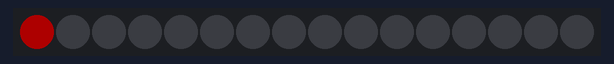
The sketch below on a simulated Arduino Uno, built with avr-gcc and run on an emulated ATmega328P. On the bench: 16 RGB LEDs in strip order, left to right. Dim RGB values are drawn brighter than linear; random numbers use the default seed unless the sketch sets one.

Above: at 0.17 s.
At 9.13 s:
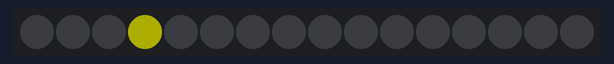
At 9.53 s:
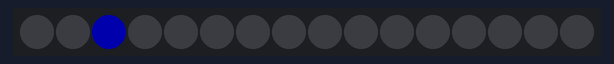
At 17.4 s:
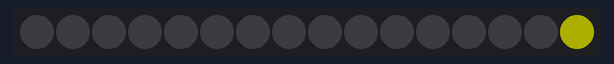
At 25.77 s:
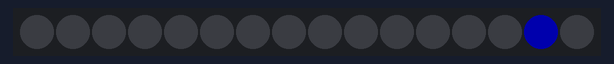
At 30.0 s:
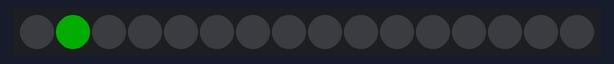

The sketch:

NeoPixel_RouletteWheel.ino
```cpp
// Reference: https://forums.adafruit.com/viewtopic.php?t=43375
#include <Adafruit_NeoPixel.h>


#define PIN 6
#define NUM_PIXELS 16
#define BRIGHTNESS 50


//   NEO_RGB     Pixels are wired for RGB bitstream
//   NEO_GRB     Pixels are wired for GRB bitstream
//   NEO_KHZ400  400 KHz bitstream (e.g. FLORA pixels)
//   NEO_KHZ800  800 KHz bitstream (e.g. High Density LED strip)
Adafruit_NeoPixel strip = Adafruit_NeoPixel(NUM_PIXELS, PIN, NEO_GRB + NEO_KHZ800);

uint32_t colors[] = { strip.Color(BRIGHTNESS, 0, 0), strip.Color(0, BRIGHTNESS, 0), strip.Color(0, 0, BRIGHTNESS), strip.Color(BRIGHTNESS, BRIGHTNESS, 0) };
int numColors = sizeof(colors) / sizeof(colors[0]);
int position;


void setup() {
  randomSeed(analogRead(0));

  strip.begin();
  colorWipe(0, 0);
  strip.show();
}


void loop() {
  long randNumber = random(NUM_PIXELS);
  int direction = random(2);  // 0: Clockwise, 1: Counterclockwise
  int winner = roulette(direction, randNumber);
  blinkWinner(winner, 3);
  delay(3000);
}


int roulette(int direction, long randNumber) {
  float wait = 4.0;

  // Full speed spins
  for (int i = 0; i < NUM_PIXELS; i++) {
    advanceOne(direction, wait);
  }
  // Slow spins & stop
  for (int i = 0; i < (NUM_PIXELS * 6) + randNumber; i++) {
    advanceOne(direction, wait);
    wait = (wait * 1.05);
  }
  delay(100);

  int winner = position;
  if (direction) {
    winner++;
    if (winner >= NUM_PIXELS) winner = 0;
  } else {
    winner--;
    if (winner < 0) winner = NUM_PIXELS - 1;
  }

  return winner;
}


void blinkWinner(int winner, int blinkTimes) {
  uint32_t win = strip.getPixelColor(winner);

  for (int i = 0; i < blinkTimes; i++) {
    strip.setPixelColor(winner, 0);
    strip.show();
    delay(500);
    strip.setPixelColor(winner, win);
    strip.show();
    delay(500);
  }
}


void advanceOne(int direction, float wait) {
  colorWipe(0, 0);

  strip.setPixelColor(position, colors[position % numColors]);

  strip.show();
  delay(wait);

  if (direction) {
    position--;
    if (position < 0) position = NUM_PIXELS - 1;
  } else {
    position++;
    if (position >= NUM_PIXELS) position = 0;
  }
}


void colorWipe(uint32_t c, uint8_t wait) {
  for (uint16_t i = 0; i < NUM_PIXELS; i++) {
    strip.setPixelColor(i, c);
    strip.show();
    delay(wait);
  }
}
```

Measured:
- what the display in image 2 shows lasts 0.4 s, from 9.3 s to 9.7 s
- what the display in image 5 shows lasts 3.5 s, from 29.9 s to 33.4 s
